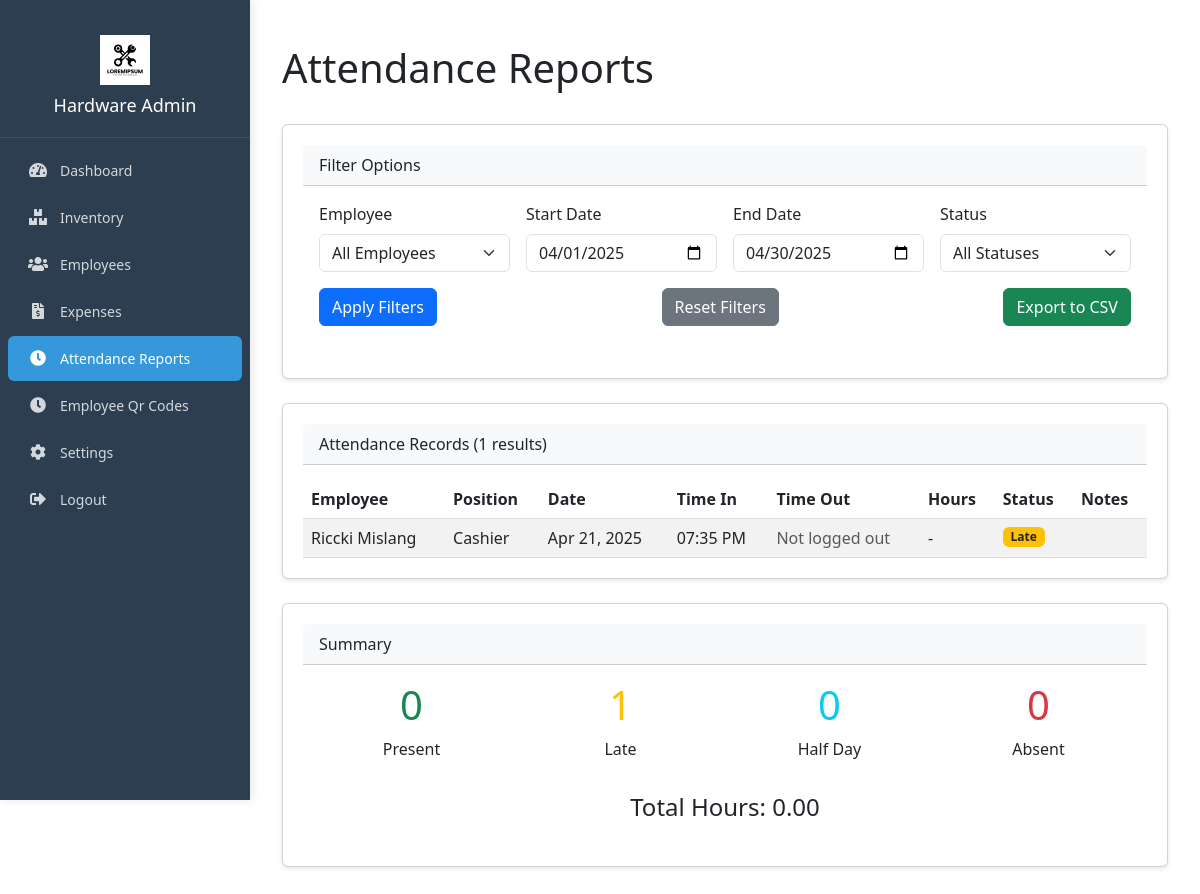
The page /admin/pages/attendance_reports.php (signed in) on the database as committed earlier.
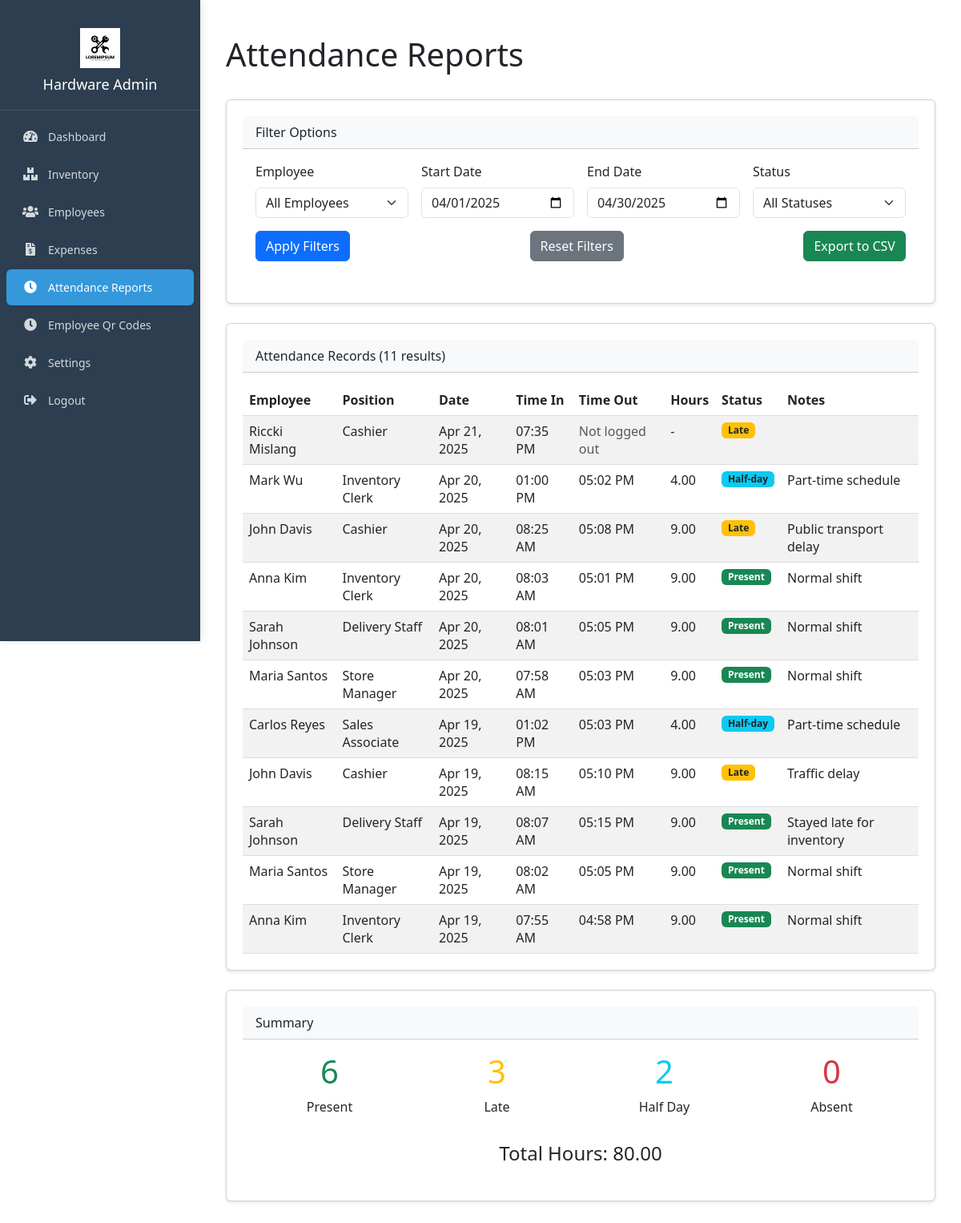
The same page on the database as committed later.
### tables this page shows
CREATE TABLE IF NOT EXISTS `attendance_records` (
  `id` int NOT NULL AUTO_INCREMENT,
  `employee_id` int NOT NULL,
  `time_in` datetime NOT NULL,
  `time_out` datetime DEFAULT NULL,
  `total_hours` int DEFAULT NULL,
  `status` enum('present','late','half-day','absent') DEFAULT 'present',
  `notes` text,
  `created_at` timestamp NULL DEFAULT CURRENT_TIMESTAMP,
  `updated_at` timestamp NULL DEFAULT CURRENT_TIMESTAMP ON UPDATE CURRENT_TIMESTAMP,
  PRIMARY KEY (`id`),
  KEY `employee_id` (`employee_id`)
);

CREATE TABLE IF NOT EXISTS `employees` (
  `id` int NOT NULL AUTO_INCREMENT,
  `full_name` varchar(100) NOT NULL,
  `position_id` int NOT NULL,
  `employment_type` enum('full-time','part-time') NOT NULL,
  `salary_rate_type` enum('daily','monthly','hourly') NOT NULL,
  `date_hired` date NOT NULL,
  `overtime_rate` decimal(10,2) NOT NULL,
  `contact_number` varchar(20) NOT NULL,
  `email_address` varchar(100) DEFAULT NULL,
  `created_at` timestamp NULL DEFAULT CURRENT_TIMESTAMP,
  `updated_at` timestamp NULL DEFAULT CURRENT_TIMESTAMP ON UPDATE CURRENT_TIMESTAMP,
  PRIMARY KEY (`id`),
  KEY `position_id` (`position_id`)
);

CREATE TABLE IF NOT EXISTS `positions` (
  `id` int NOT NULL AUTO_INCREMENT,
  `title` varchar(100) NOT NULL,
  `base_salary` decimal(10,2) NOT NULL,
  `description` text,
  `created_at` timestamp NULL DEFAULT CURRENT_TIMESTAMP,
  `updated_at` timestamp NULL DEFAULT CURRENT_TIMESTAMP ON UPDATE CURRENT_TIMESTAMP,
  PRIMARY KEY (`id`)
);

### admin/pages/attendance_reports.php (the view, shortened to what the changed rows need)
<?php
$conn = mysqli_connect(DB_HOST, DB_USER, DB_PASS, DB_NAME);
$startDate = isset($_GET['start_date']) ? $_GET['start_date'] : date('Y-m-01');
$endDate = isset($_GET['end_date']) ? $_GET['end_date'] : date('Y-m-t');
$sql = "SELECT a.id, a.employee_id, e.full_name, p.title as position,
               DATE(a.time_in) as date,
               TIME(a.time_in) as time_in,
               TIME(a.time_out) as time_out,
               a.total_hours, a.status, a.notes
        FROM attendance_records a
        JOIN employees e ON a.employee_id = e.id
        JOIN positions p ON e.position_id = p.id
        WHERE DATE(a.time_in) BETWEEN ? AND ?";
$params = [$startDate, $endDate];
$types = "ss";
$sql .= " ORDER BY a.time_in DESC";
$stmt = $conn->prepare($sql);
$stmt->bind_param($types, ...$params);
$stmt->execute();
$result = $stmt->get_result();
?>
<?php include_once '../includes/head.php' ?>
<body>
    <div class="main-content">
        <div class="container mt-4">
            <div class="d-flex justify-content-between align-items-center mb-4">
                <h1>Attendance Reports</h1>
            </div>
            <div class="card">
                <div class="card-header bg-light">
                    <span>Attendance Records (<?php echo $result->num_rows; ?> results)</span>
                </div>
                <div class="card-body p-0">
                    <div class="table-responsive">
                        <table class="table table-striped table-hover mb-0">
                            <thead>
                                <tr>
                                    <th>Employee</th>
                                    <th>Position</th>
                                    <th>Date</th>
                                    <th>Time In</th>
                                    <th>Time Out</th>
                                    <th>Hours</th>
                                    <th>Status</th>
                                    <th>Notes</th>
                                </tr>
                            </thead>
                            <tbody>
                                <?php if ($result->num_rows > 0): ?>
                                    <?php while ($row = $result->fetch_assoc()): ?>
                                        <tr>
                                            <td><?php echo $row['full_name']; ?></td>
                                            <td><?php echo $row['position']; ?></td>
                                            <td><?php echo date('M d, Y', strtotime($row['date'])); ?></td>
                                            <td><?php echo date('h:i A', strtotime($row['time_in'])); ?></td>
                                            <td>
                                                <?php echo $row['time_out'] ? date('h:i A', strtotime($row['time_out'])) : '<span class="text-muted">Not logged out</span>'; ?>
                                            </td>
                                            <td>
                                                <?php echo $row['total_hours'] ? number_format($row['total_hours'], 2) : '-'; ?>
                                            </td>
                                            <td>
                                                <?php
                                                $badgeClass = 'bg-secondary';
                                                if ($row['status'] == 'present') $badgeClass = 'bg-success';
                                                if ($row['status'] == 'late') $badgeClass = 'bg-warning text-dark';
                                                if ($row['status'] == 'half-day') $badgeClass = 'bg-info text-dark';
                                                ?>
                                                <span class="badge <?php echo $badgeClass; ?>"><?php echo ucfirst($row['status']); ?></span>
                                            </td>
                                            <td><?php echo $row['notes'] ?? ''; ?></td>
                                        </tr>
                                    <?php endwhile; ?>
                                <?php else: ?>
                                    <tr>
                                        <td colspan="8" class="text-center py-3">No attendance records found</td>
                                    </tr>
                                <?php endif; ?>
                            </tbody>
                        </table>
                    </div>
                </div>
            </div>
            <?php if ($result->num_rows > 0): ?>
                <?php
                $stmt->execute();
                $summaryResult = $stmt->get_result();
                $totalHours = 0;
                $presentCount = 0;
                $lateCount = 0;
                $halfDayCount = 0;
                $absentCount = 0;
                while ($row = $summaryResult->fetch_assoc()) {
                    $totalHours += $row['total_hours'] ?? 0;
                    if ($row['status'] == 'present') $presentCount++;
                    if ($row['status'] == 'late') $lateCount++;
                    if ($row['status'] == 'half-day') $halfDayCount++;
                }
                ?>
                <div class="row mt-4">
                    <div class="col-md-12">
                        <div class="card">
                            <div class="card-header bg-light">Summary</div>
                            <div class="card-body">
                                <div class="row">
                                    <div class="col-md-3 text-center mb-3">
                                        <div class="h1 text-success"><?php echo $presentCount; ?></div>
                                        <div>Present</div>
                                    </div>
                                    <div class="col-md-3 text-center mb-3">
                                        <div class="h1 text-warning"><?php echo $lateCount; ?></div>
                                        <div>Late</div>
                                    </div>
                                    <div class="col-md-3 text-center mb-3">
                                        <div class="h1 text-info"><?php echo $halfDayCount; ?></div>
                                        <div>Half Day</div>
                                    </div>
                                    <div class="col-md-3 text-center mb-3">
                                        <div class="h1 text-danger"><?php echo $absentCount; ?></div>
                                        <div>Absent</div>
                                    </div>
                                </div>
                                <div class="text-center mt-3">
                                    <div class="h4">Total Hours: <?php echo number_format($totalHours, 2); ?></div>
                                </div>
                            </div>
                        </div>
                    </div>
                </div>
            <?php endif; ?>
        </div>
    </div>
</body>

Rows that differ between the two databases and show on the page:
added attendance_records: employee.full_name "Mark Wu", positions.title "Inventory Clerk", date "Apr 20, 2025", time_in "01:00 PM", time_out "05:02 PM", total_hours "4.00", status "Half-day", notes "Part-time schedule"
added attendance_records: employee.full_name "John Davis", positions.title "Cashier", date "Apr 20, 2025", time_in "08:25 AM", time_out "05:08 PM", total_hours "9.00", status "Late", notes "Public transport delay"
added attendance_records: employee.full_name "Anna Kim", positions.title "Inventory Clerk", date "Apr 20, 2025", time_in "08:03 AM", time_out "05:01 PM", total_hours "9.00", status "Present", notes "Normal shift"
added attendance_records: employee.full_name "Sarah Johnson", positions.title "Delivery Staff", date "Apr 20, 2025", time_in "08:01 AM", time_out "05:05 PM", total_hours "9.00", status "Present", notes "Normal shift"
added attendance_records: employee.full_name "Maria Santos", positions.title "Store Manager", date "Apr 20, 2025", time_in "07:58 AM", time_out "05:03 PM", total_hours "9.00", status "Present", notes "Normal shift"
added attendance_records: employee.full_name "Carlos Reyes", positions.title "Sales Associate", date "Apr 19, 2025", time_in "01:02 PM", time_out "05:03 PM", total_hours "4.00", status "Half-day", notes "Part-time schedule"
added attendance_records: employee.full_name "John Davis", positions.title "Cashier", date "Apr 19, 2025", time_in "08:15 AM", time_out "05:10 PM", total_hours "9.00", status "Late", notes "Traffic delay"
added attendance_records: employee.full_name "Sarah Johnson", positions.title "Delivery Staff", date "Apr 19, 2025", time_in "08:07 AM", time_out "05:15 PM", total_hours "9.00", status "Present", notes "Stayed late for inventory"
added attendance_records: employee.full_name "Maria Santos", positions.title "Store Manager", date "Apr 19, 2025", time_in "08:02 AM", time_out "05:05 PM", total_hours "9.00", status "Present", notes "Normal shift"
added attendance_records: employee.full_name "Anna Kim", positions.title "Inventory Clerk", date "Apr 19, 2025", time_in "07:55 AM", time_out "04:58 PM", total_hours "9.00", status "Present", notes "Normal shift"
Other text that changed with them:
$result->num_rows: "1" → "11"
$presentCount: "0" → "6"
$lateCount: "1" → "3"
$halfDayCount: "0" → "2"
$totalHours: "0.00" → "80.00"
